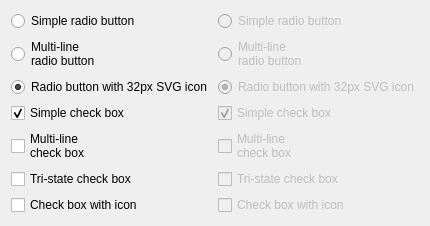
   <widget class="QWidget" name="tab_5">
    <attribute name="title">
     <string>Radio/Check buttons</string>
    </attribute>
    <layout class="QGridLayout" name="gridLayout_7">
     <item row="0" column="1">
      <spacer name="verticalSpacer_5">
       <property name="orientation">
        <enum>Qt::Vertical</enum>
       </property>
       <property name="sizeHint" stdset="0">
        <size>
         <width>20</width>
         <height>0</height>
        </size>
       </property>
      </spacer>
     </item>
     <item row="1" column="1" rowspan="2">
      <layout class="QGridLayout" name="gridLayout_6">
       <item row="0" column="1">
        <widget class="QRadioButton" name="radioButton">
         <property name="text">
          <string>Simple radio button</string>
         </property>
         <property name="checked">
          <bool>false</bool>
         </property>
        </widget>
       </item>
       <item row="0" column="2">
        <widget class="QRadioButton" name="radioButton_5">
         <property name="enabled">
          <bool>false</bool>
         </property>
         <property name="text">
          <string>Simple radio button</string>
         </property>
         <property name="autoExclusive">
          <bool>false</bool>
         </property>
        </widget>
       </item>
       <item row="1" column="1">
        <widget class="QRadioButton" name="radioButton_3">
         <property name="text">
          <string>Multi-line
radio button</string>
         </property>
        </widget>
       </item>
       <item row="1" column="2">
        <widget class="QRadioButton" name="radioButton_4">
         <property name="enabled">
          <bool>false</bool>
         </property>
         <property name="text">
          <string>Multi-line
radio button</string>
         </property>
         <property name="autoExclusive">
          <bool>false</bool>
         </property>
        </widget>
       </item>
       <item row="2" column="1">
        <widget class="QRadioButton" name="radioButton_2">
         <property name="text">
          <string>Radio button with 32px SVG icon</string>
         </property>
         <property name="icon">
          <iconset resource="KvantumPreviewResources.qrc">
           <normaloff>:/Icons/data/icon.svg</normaloff>:/Icons/data/icon.svg</iconset>
         </property>
         <property name="iconSize">
          <size>
           <width>32</width>
           <height>32</height>
          </size>
         </property>
         <property name="checked">
          <bool>true</bool>
         </property>
         <property name="autoExclusive">
          <bool>false</bool>
         </property>
        </widget>
       </item>
       <item row="2" column="2">
        <widget class="QRadioButton" name="radioButton_6">
         <property name="enabled">
          <bool>false</bool>
         </property>
         <property name="text">
          <string>Radio button with 32px SVG icon</string>
         </property>
         <property name="icon">
          <iconset resource="KvantumPreviewResources.qrc">
           <normaloff>:/Icons/data/icon.svg</normaloff>:/Icons/data/icon.svg</iconset>
         </property>
         <property name="iconSize">
          <size>
           <width>32</width>
           <height>32</height>
          </size>
         </property>
         <property name="checked">
          <bool>true</bool>
         </property>
         <property name="autoExclusive">
          <bool>false</bool>
         </property>
        </widget>
       </item>
       <item row="3" column="1">
        <widget class="QCheckBox" name="checkBox">
         <property name="text">
          <string>Simple check box</string>
         </property>
         <property name="checked">
          <bool>true</bool>
         </property>
        </widget>
       </item>
       <item row="3" column="2">
        <widget class="QCheckBox" name="checkBox_4">
         <property name="enabled">
          <bool>false</bool>
         </property>
         <property name="text">
          <string>Simple check box</string>
         </property>
         <property name="checked">
          <bool>true</bool>
         </property>
        </widget>
       </item>
       <item row="4" column="1">
        <widget class="QCheckBox" name="checkBox_2">
         <property name="text">
          <string>Multi-line
check box</string>
         </property>
        </widget>
       </item>
       <item row="4" column="2">
        <widget class="QCheckBox" name="checkBox_5">
         <property name="enabled">
          <bool>false</bool>
         </property>
         <property name="text">
          <string>Multi-line
check box</string>
         </property>
        </widget>
       </item>
       <item row="5" column="1">
        <widget class="QCheckBox" name="checkBox_7">
         <property name="text">
          <string>Tri-state check box</string>
         </property>
         <property name="tristate">
          <bool>true</bool>
         </property>
        </widget>
       </item>
       <item row="5" column="2">
        <widget class="QCheckBox" name="checkBox_8">
         <property name="enabled">
          <bool>false</bool>
         </property>
         <property name="text">
          <string>Tri-state check box</string>
         </property>
         <property name="tristate">
          <bool>true</bool>
         </property>
        </widget>
       </item>
       <item row="6" column="1">
        <widget class="QCheckBox" name="checkBox_3">
         <property name="text">
          <string>Check box with icon</string>
         </property>
         <property name="icon">
          <iconset resource="KvantumPreviewResources.qrc">
           <normaloff>:/Icons/data/icon.svg</normaloff>:/Icons/data/icon.svg</iconset>
         </property>
        </widget>
       </item>
       <item row="6" column="2">
        <widget class="QCheckBox" name="checkBox_6">
         <property name="enabled">
          <bool>false</bool>
         </property>
         <property name="text">
          <string>Check box with icon</string>
         </property>
         <property name="icon">
          <iconset resource="KvantumPreviewResources.qrc">
           <normaloff>:/Icons/data/icon.svg</normaloff>:/Icons/data/icon.svg</iconset>
         </property>
         <property name="tristate">
          <bool>true</bool>
         </property>
        </widget>
       </item>
      </layout>
     </item>
     <item row="1" column="2" rowspan="2">
      <spacer name="horizontalSpacer_6">
       <property name="orientation">
        <enum>Qt::Horizontal</enum>
       </property>
       <property name="sizeHint" stdset="0">
        <size>
         <width>0</width>
         <height>20</height>
        </size>
       </property>
      </spacer>
     </item>
     <item row="3" column="1">
      <spacer name="verticalSpacer_6">
       <property name="orientation">
        <enum>Qt::Vertical</enum>
       </property>
       <property name="sizeHint" stdset="0">
        <size>
         <width>20</width>
         <height>0</height>
        </size>
       </property>
      </spacer>
     </item>
     <item row="1" column="0" rowspan="2">
      <spacer name="horizontalSpacer_5">
       <property name="orientation">
        <enum>Qt::Horizontal</enum>
       </property>
       <property name="sizeHint" stdset="0">
        <size>
         <width>0</width>
         <height>20</height>
        </size>
       </property>
      </spacer>
     </item>
    </layout>
   </widget>
